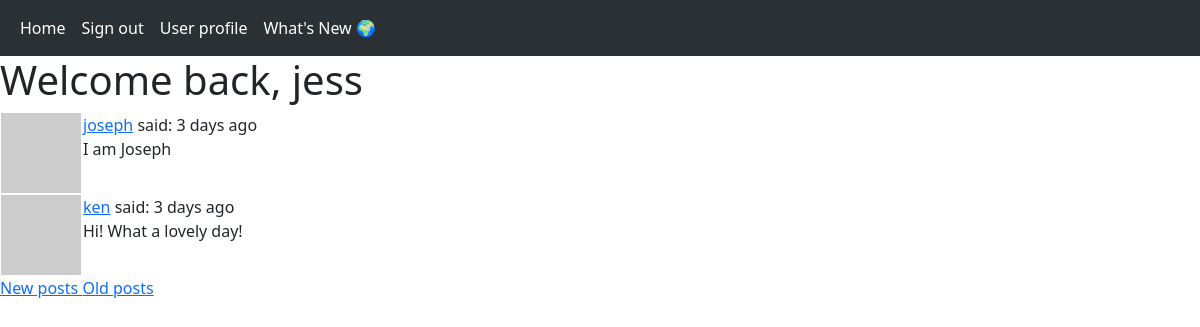
/explore?page=3 (signed in), run on the app's committed database.
### app/models.py (models this page shows, shortened)
class User(db.Model, UserMixin):
    id = db.Column(db.Integer, primary_key=True)
    username = db.Column(db.String(64), index = True, unique = True)
    email = db.Column(db.String(120), index = True, unique = True)
    password_hash = db.Column(db.String(128))
    posts = db.relationship('Post', backref='author', lazy='dynamic')
    about_me = db.Column(db.String(140))
    last_seen = db.Column(db.DateTime, default = datetime.utcnow)
    followed = db.relationship(
        'User', secondary = followers,
        primaryjoin = (followers.c.follower_id == id),
        secondaryjoin = (followers.c.followed_id == id),
        backref = db.backref('followers', lazy='dynamic'),
        lazy='dynamic')
    def avatar(self, size):
        digest = md5(self.email.lower().encode('utf-8')).hexdigest()
        return 'https://www.gravatar.com/avatar/{}?d=identicon&s={}'.format(digest, size)

class Post(db.Model):
    id = db.Column(db.Integer, primary_key = True)
    body = db.Column(db.String(140))
    timestamp = db.Column(db.DateTime, index = True, default = datetime.utcnow)
    user_id = db.Column(db.Integer, db.ForeignKey('user.id'))

### app/routes.py (the view)
@app.route('/explore')
@login_required
def explore():
    page = request.args.get('page', 1, type=int)
    posts = Post.query.order_by(Post.timestamp.desc()).paginate(
        page=page,
        per_page=app.config['POSTS_PER_PAGE'],
        error_out=False)
    next_url = url_for('explore', page=posts.next_num) \
        if posts.has_next else None
    prev_url = url_for('explore', page=posts.prev_num) \
        if posts.has_prev else None
    return render_template('index.html',
                           title='What\'s new',
                           posts=posts.items,
                           next_url=next_url,
                           prev_url=prev_url)

### app/models.py (called while the page is built)
@login.user_loader
def load_user(id):
    return User.query.get(int(id))

### app/routes.py (called while the page is built)
@app.before_request
def before_request():
    if current_user.is_authenticated:
        current_user.last_seen = datetime.utcnow()
        db.session.commit()

### app/templates/index.html (shortened to what this page needs)
{% extends 'base.html' %}
{% block content %}
    <h1>Welcome back, {{ current_user.username }}</h1>
    {% for post in posts %}
        {% include '_post.html' %}
    {% endfor %}
    {% if prev_url %}
    <a href="{{ prev_url }}"> New posts </a>
    {% endif %}
    {% if next_url %}
    <a href="{{ next_url }}"> Old posts </a>
    {% endif %}
{% endblock %}

### app/templates/_post.html
<table>
    <tr valign='top'>
        <td><img src="{{ post.author.avatar(32) }}"></td>
        <td><a href="{{ url_for('user', username=post.author.username) }}">{{ post.author.username }}</a>
            said: {{ moment(post.timestamp).fromNow() }}
            <br> {{ post.body }}
        </td>
    </tr>
</table>

### data on the page
User: username "jess"
Post: author.username "joseph", timestamp "3 days ago", body "I am Joseph"
Post: author.username "ken", timestamp "3 days ago", body "Hi! What a lovely day!"
